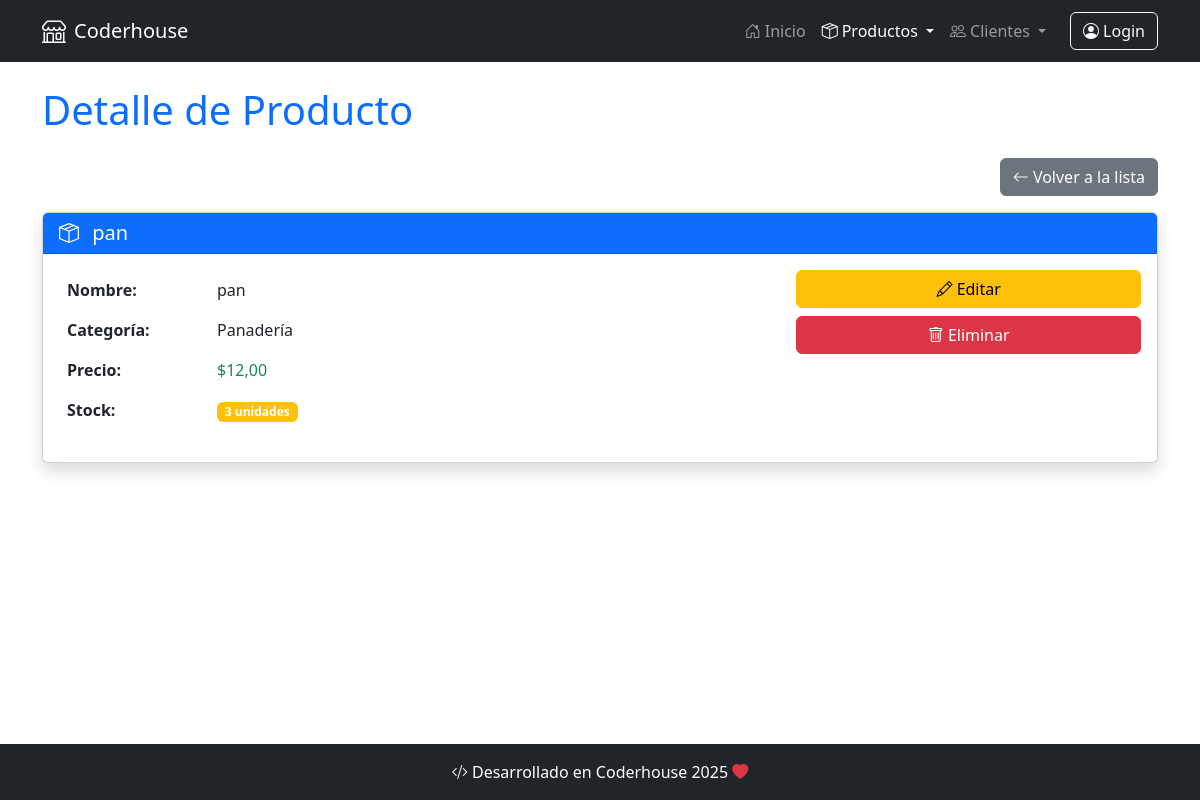
Screenshot of /producto/producto/detail/1 with the database file from the repository.
### producto/models.py (models this page shows, shortened)
class Producto(models.Model):
    categoria = models.ForeignKey(
        ProductoCategoria,
        on_delete=models.SET_NULL,
        null=True,
        blank=True,
        verbose_name='categoría',
    )
    nombre = models.CharField(max_length=100, db_index=True)
    descripcion = models.TextField(blank=True, null=True, verbose_name='descripción')
    precio = models.DecimalField(max_digits=10, decimal_places=2)
    stock = models.PositiveIntegerField()
    class Meta:
        unique_together = ('categoria', 'nombre')
        verbose_name = 'Producto'
        verbose_name_plural = 'Productos'

class ProductoCategoria(models.Model):
    nombre = models.CharField(max_length=100, unique=True)
    descripcion = models.TextField(blank=True, null=True)
    def __str__(self):
        return self.nombre
    class Meta:
        verbose_name = "Categoría de Producto"
        verbose_name_plural = "Categorías de Productos"

### producto/views.py (the view)
class ProductoDetailView(DetailView):
    model = models.Producto

### producto/templates/producto/producto_detail.html (shortened to what this page needs)
{% extends 'core/base.html' %}
{% block title %}
    Detalle de Producto
{% endblock title %}
{% block content %}
    <div class="d-flex justify-content-end mb-3">
        <a href="{% url 'producto:producto_list' %}" class="btn btn-secondary">
            <i class="bi bi-arrow-left"></i> Volver a la lista
        </a>
    </div>
    <div class="card shadow">
        <div class="card-header bg-primary text-white">
            <h5 class="card-title mb-0">
                <i class="bi bi-box-seam me-2"></i>
                {{ object.nombre }}
            </h5>
        </div>
        <div class="card-body">
            <div class="row">
                <div class="col-md-8">
                    <table class="table table-borderless">
                        <tbody>
                            <tr>
                                <th style="width: 150px;">Nombre:</th>
                                <td>{{ object.nombre }}</td>
                            </tr>
                            {% if object.categoria %}
                            <tr>
                                <th>Categoría:</th>
                                <td>{{ object.categoria }}</td>
                            </tr>
                            {% endif %}
                            <tr>
                                <th>Precio:</th>
                                <td class="text-success">${{ object.precio }}</td>
                            </tr>
                            <tr>
                                <th>Stock:</th>
                                <td>
                                    <span class="badge bg-{% if object.stock > 10 %}success{% elif object.stock > 0 %}warning{% else %}danger{% endif %}">
                                        {{ object.stock }} unidades
                                    </span>
                                </td>
                            </tr>
                        </tbody>
                    </table>
                </div>
                <div class="col-md-4">
                    <div class="d-grid gap-2">
                        <a href="{% url 'producto:producto_update' object.pk %}" class="btn btn-warning">
                            <i class="bi bi-pencil"></i> Editar
                        </a>
                        <a href="{% url 'producto:producto_delete' object.pk %}" class="btn btn-danger">
                            <i class="bi bi-trash"></i> Eliminar
                        </a>
                    </div>
                </div>
            </div>
        </div>
    </div>
{% endblock content %}

### core/templates/core/base.html (style rules this page uses)
body { display: flex; flex-direction: column; min-height: 100vh; }

### rows the page displays
Producto: nombre "pan", categoria "Panadería", precio "12,00", stock "3"
